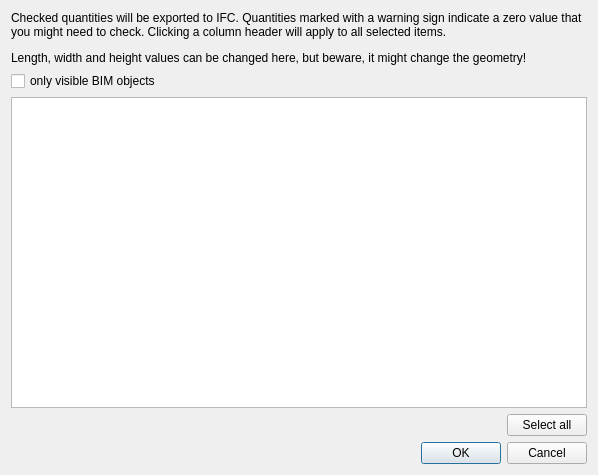
<?xml version="1.0" encoding="UTF-8"?>
<ui version="4.0">
 <class>Dialog</class>
 <widget class="QDialog" name="Dialog">
  <property name="geometry">
   <rect>
    <x>0</x>
    <y>0</y>
    <width>598</width>
    <height>475</height>
   </rect>
  </property>
  <property name="windowTitle">
   <string>IFC Quantities Manager</string>
  </property>
  <layout class="QVBoxLayout" name="verticalLayout">
   <item>
    <widget class="QLabel" name="label_5">
     <property name="text">
      <string>&lt;html&gt;&lt;head/&gt;&lt;body&gt;&lt;p&gt;Checked quantities will be exported to IFC. Quantities marked with a warning sign indicate a zero value that you might need to check. Clicking a column header will apply to all selected items.&lt;/p&gt;&lt;p&gt;Length, width and height values can be changed here, but beware, it might change the geometry!&lt;/p&gt;&lt;/body&gt;&lt;/html&gt;</string>
     </property>
     <property name="wordWrap">
      <bool>true</bool>
     </property>
    </widget>
   </item>
   <item>
    <widget class="QCheckBox" name="onlyVisible">
     <property name="text">
      <string>only visible BIM objects</string>
     </property>
    </widget>
   </item>
   <item>
    <widget class="QTreeView" name="quantities">
     <property name="selectionMode">
      <enum>QAbstractItemView::ExtendedSelection</enum>
     </property>
    </widget>
   </item>
   <item>
    <layout class="QHBoxLayout" name="horizontalLayout_6">
     <item>
      <spacer name="horizontalSpacer">
       <property name="orientation">
        <enum>Qt::Horizontal</enum>
       </property>
       <property name="sizeHint" stdset="0">
        <size>
         <width>40</width>
         <height>20</height>
        </size>
       </property>
      </spacer>
     </item>
     <item>
      <widget class="QPushButton" name="buttonSelectAll">
       <property name="text">
        <string>Select all</string>
       </property>
      </widget>
     </item>
    </layout>
   </item>
   <item>
    <widget class="QDialogButtonBox" name="buttonBox">
     <property name="orientation">
      <enum>Qt::Horizontal</enum>
     </property>
     <property name="standardButtons">
      <set>QDialogButtonBox::Cancel|QDialogButtonBox::Ok</set>
     </property>
    </widget>
   </item>
  </layout>
 </widget>
 <resources/>
 <connections>
  <connection>
   <sender>buttonBox</sender>
   <signal>accepted()</signal>
   <receiver>Dialog</receiver>
   <slot>accept()</slot>
   <hints>
    <hint type="sourcelabel">
     <x>257</x>
     <y>473</y>
    </hint>
    <hint type="destinationlabel">
     <x>157</x>
     <y>274</y>
    </hint>
   </hints>
  </connection>
  <connection>
   <sender>buttonBox</sender>
   <signal>rejected()</signal>
   <receiver>Dialog</receiver>
   <slot>reject()</slot>
   <hints>
    <hint type="sourcelabel">
     <x>325</x>
     <y>473</y>
    </hint>
    <hint type="destinationlabel">
     <x>286</x>
     <y>274</y>
    </hint>
   </hints>
  </connection>
  <connection>
   <sender>buttonSelectAll</sender>
   <signal>clicked()</signal>
   <receiver>quantities</receiver>
   <slot>selectAll()</slot>
   <hints>
    <hint type="sourcelabel">
     <x>667</x>
     <y>383</y>
    </hint>
    <hint type="destinationlabel">
     <x>613</x>
     <y>274</y>
    </hint>
   </hints>
  </connection>
 </connections>
</ui>
